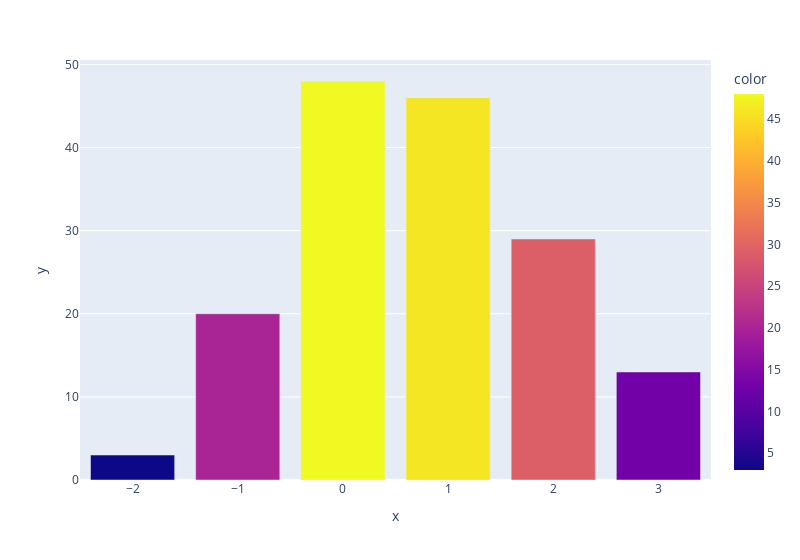

Notebook code cell kept with this figure:
### Code cell
# Adding color
fig_b2 = px.bar(x=symb.index, y=symb.values, color=symb.values, width=800)
fig_b2.show()

### Figure 1 — Plotly figure (JSON) as saved in the notebook; plotly's stock layout.template omitted (floating-point values rounded to 4 significant figures)
{"data": [{"alignmentgroup": "True", "hovertemplate": "x=%{x}<br>y=%{y}<br>color=%{marker.color}<extra></extra>", "legendgroup": "", "marker": {"color": [29, 46, 48, 20, 13, 3], "coloraxis": "coloraxis", "pattern": {"shape": ""}}, "name": "", "offsetgroup": "", "orientation": "v", "showlegend": false, "textposition": "auto", "type": "bar", "x": [2, 1, 0, -1, 3, -2], "xaxis": "x", "y": [29, 46, 48, 20, 13, 3], "yaxis": "y"}], "layout": {"barmode": "relative", "coloraxis": {"colorbar": {"title": {"text": "color"}}, "colorscale": [[0, "#0d0887"], [0.1111, "#46039f"], [0.2222, "#7201a8"], [0.3333, "#9c179e"], [0.4444, "#bd3786"], [0.5556, "#d8576b"], [0.6667, "#ed7953"], [0.7778, "#fb9f3a"], [0.8889, "#fdca26"], [1, "#f0f921"]]}, "legend": {"tracegroupgap": 0}, "margin": {"t": 60}, "width": 800, "xaxis": {"anchor": "y", "domain": [0, 1], "title": {"text": "x"}}, "yaxis": {"anchor": "x", "domain": [0, 1], "title": {"text": "y"}}}}
